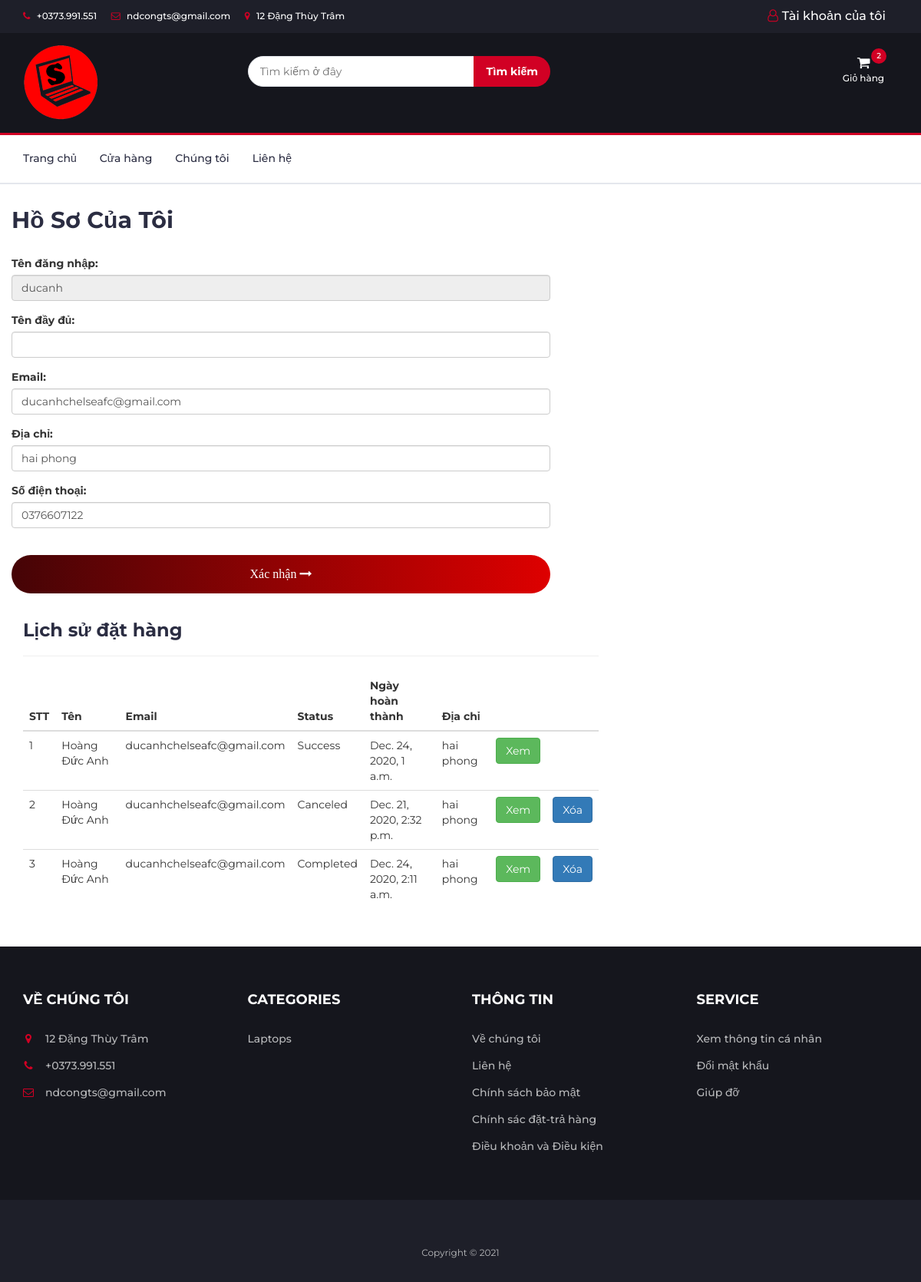
The app's page /account/profile/ (signed in), older data.
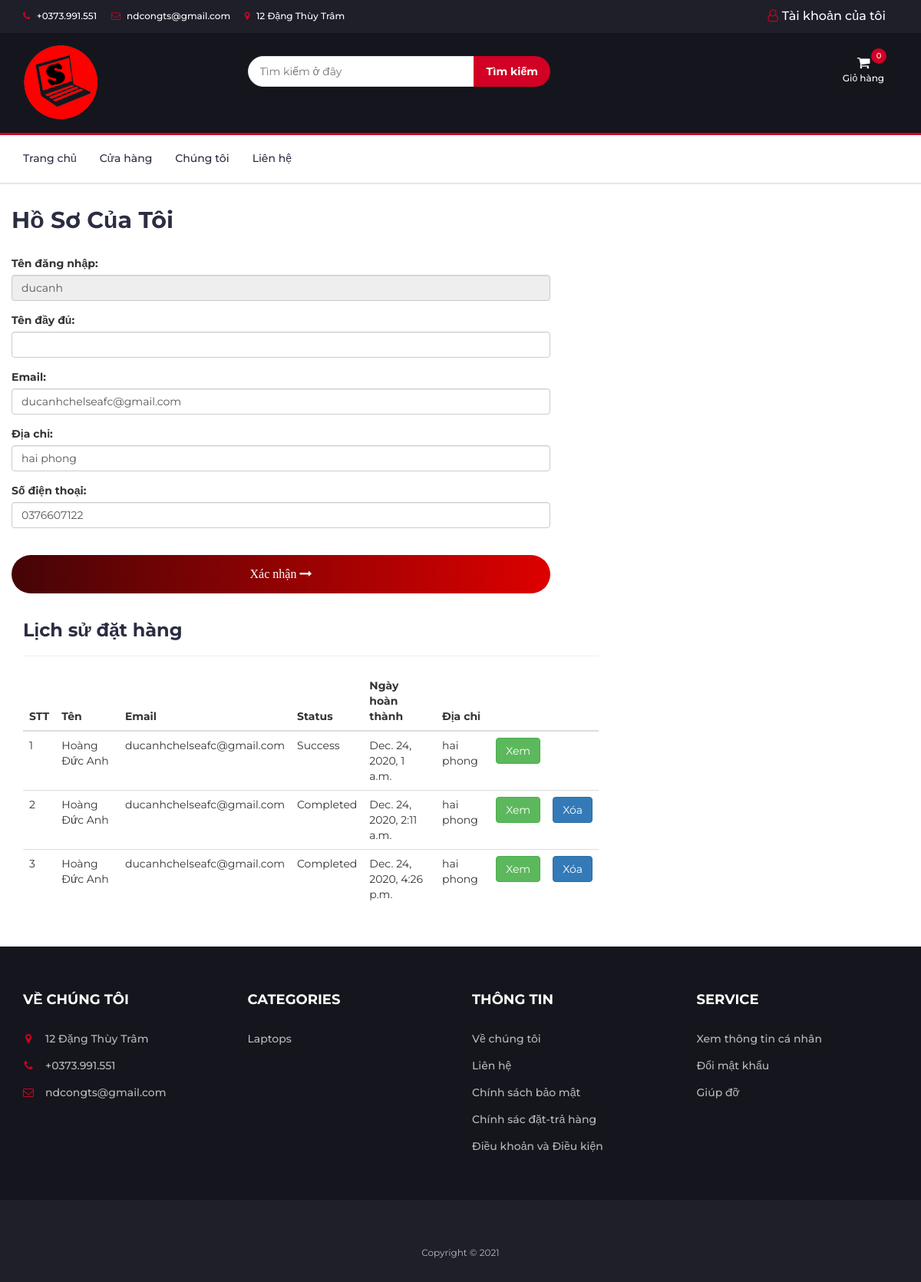
The same page, newer data.
### Shop/models.py (models this page shows)
class Cart(models.Model):
    customer = models.ForeignKey(Customer, on_delete=models.CASCADE, null=True, blank=True)
    def get_total_product(self):
        sum = 0;
        cart_product = self.cart_product_set.all()
        for o in cart_product:
            sum = sum + o.quantity;
        return sum
    def get_total_price_product(self):
        sum = 0;
        cart_product = self.cart_product_set.all()
        for o in cart_product:
            sum += o.get_price_product();
        return sum;

class Cart_Product(models.Model):
    cart = models.ForeignKey(Cart, on_delete=models.CASCADE, null=True, blank=True)
    product = models.ForeignKey(Product, on_delete=models.CASCADE, null=True, blank=True)
    quantity = models.IntegerField(default=0)
    def get_price_product(self):
        return int(self.product.price * self.quantity)

### Account/models.py (models this page shows, shortened)
class Customer(models.Model):
    user = models.OneToOneField(User, on_delete=models.CASCADE, null=True, blank=True)
    name = models.CharField(max_length=200, null=True)
    email = models.EmailField(max_length=200, null=True)
    address = models.CharField(max_length=200, null=True)
    phone = models.CharField(max_length=200, null=True)

### Checkout/models.py (models this page shows, shortened)
class Order(models.Model):
    STATUS = (
        ('New', 'New'),
        ('OnShipping', 'OnShipping'),
        ('Success', 'Success'),
        ('Completed', 'Completed'),
        ('Canceled', 'Canceled'),
    )
    customer = models.ForeignKey(Customer, on_delete=models.SET_NULL, null=True, blank=True)
    date_finnish = models.DateTimeField(null=True, blank=True)
    date_ship = models.DateTimeField(null=True, blank=True)
    status = models.CharField(max_length=200, null=True, choices=STATUS, default='New')
    name = models.CharField(max_length=200, null=True)
    email = models.EmailField(max_length=200, null=True)
    address = models.CharField(max_length=200, null=True)
    phone = models.CharField(max_length=200, null=True)
    description = models.TextField(null=True, blank=True)
    show = models.BooleanField(default=True)

### Account/views.py (the view, shortened to what this page needs)
# urls.py: path('profile/', views.view_profile, name='profile'),
@login_required(login_url='login')
def view_profile(request):
    (cart, cart_product) = Same(request)
    current_user = request.user
    customer = Customer.objects.get(user=request.user)
    order = Order.objects.filter(customer=customer)
    context = {
        'customer': customer,
        'order': order,
        'cart': cart,
        'cart_product': cart_product,
    }
    return render(request, 'profile.html', context)

### Account/templates/profile.html (shortened to what this page needs)
{% extends 'Shop/main.html' %}
{% load static %}
{% block content %}
	<nav id="navigation">
		<div class="container">
			<div id="responsive-nav">
				<ul class="main-nav nav navbar-nav">
					<li><a href="{% url 'home' %}">Trang chủ</a></li>
					<li><a href="{% url 'store' %}">Cửa hàng</a></li>
					<li><a href="{% url 'aboutUs' %}">Chúng tôi</a></li>
					<li><a href="{% url 'contact' %}">Liên hệ</a></li>
				</ul>
			</div>
		</div>
	</nav>
        <div class="container" id="profile">
            <h2>Hồ Sơ Của Tôi</h2><br>
            <form class="clientProfile" action="#" method="post">
                <div class="form-group">
                    <label for="username">Tên đăng nhập:</label>
                    <input type="text" class="form-control" value="{{user.username}}" readonly placeholder="Username" name="username" id="username">
                </div>
                <div class="form-group">
                    <label for="fullname">Tên đầy đủ:</label>
                    <input type="text" class="form-control" value="{{user.first_name}} {{user.last_name}}" placeholder="Fullname" name="fullname" id="fullname" required>
                </div>
                <div class="form-group">
                    <label for="email">Email:</label>
                    <input type="email" class="form-control" id="email" value="{{user.email}}" placeholder="Email" name="email">
                </div>
                <div class="form-group">
                    <label for="address">Địa chỉ:</label>
                        {% if user.has_usable_password %}
                            {% if customer.address is not None %}
                                <input type="text" class="form-control" id="address" value="{{customer.address}}" placeholder="Address" name="address">
                            {% else %}
                                <input type="text" class="form-control" id="address" value="" placeholder="Address" name="address">
                            {% endif %}
                        {% else %}
                            {% if customer.address is not None %}
                                <input type="text" class="form-control" id="address" value="{{customer.address}}" placeholder="Address" name="address">
                            {% else %}
                                <input type="text" class="form-control" id="address" value="" placeholder="Address" name="address">
                            {% endif %}
                        {% endif %}
                </div>
                <div class="form-group">
                    <label for="phone">Số điện thoại:</label>
                        {% if user.has_usable_password %}
                            {% if customer.phone is not None %}
                                <input type="text" class="form-control" id="phone" value="{{customer.phone}}" placeholder="Phone" name="phone">
                            {% else %}
                                <input type="text" class="form-control" id="phone" value="" placeholder="Phone" name="phone">
                            {% endif %}
                        {% else %}
                            {% if customer.phone is not None %}
                                <input type="text" class="form-control" id="phone" value="{{customer.phone}}" placeholder="Phone" name="phone">
                            {% else %}
                                <input type="text" class="form-control" id="phone" value="" placeholder="Phone" name="phone">
                            {% endif %}
                        {% endif %}
                </div><br>
                <div class="container-contact100-form-btn">
					<div class="wrap-contact100-form-btn">
						<div class="contact100-form-bgbtn"></div>
						<button class="contact100-form-btn">
							<span>
								Xác nhận
								<i class="fa fa-long-arrow-right m-l-7" aria-hidden="true"></i>
							</span>
						</button>
					</div>
				</div>
            </form><br>
            {% if order %}
                <div class="col-md-8" style="margin-top:15px">
                    <h3>Lịch sử đặt hàng </h3>
                    <hr>
                    <table class="table">
                        <thead>
                            <tr>
                                <th>STT</th>
                                <th>Tên </th>
                                <th>Email</th>
                                <th>Status</th>
                                <th>Ngày hoàn thành </th>
                                <th>Địa chỉ </th>
                                <th></th>
                                <th></th>
                            </tr>
                        </thead>
                        <tbody>
                            {%  for o in order %}
                                {% if o.show %}
                                    <tr>
                                        <td>{{forloop.counter}}</td>
                                        <td>{{o.name}}</td>
                                        <td>{{o.email}}</td>
                                        <td>{{o.status}}</td>
                                        <td>{{o.date_finnish}}</td>
                                        <td>{{o.address}}</td>
                                        <td>
                                            <a href="{% url 'orderdetail' o.id %}"> <button class="btn btn-success" >Xem</button></a>
                                        </td>
                                        <td>
                                            {% if o.status == "Canceled" %}
                                            <button data-id="{{o.id}}" class="btn btn-primary delete" >Xóa</button>
                                            {% elif o.status == "Completed" %}
                                            <button data-id="{{o.id}}" class="btn btn-primary delete" >Xóa</button>
                                            {% endif %}
                                        </td>
                                    </tr>
                                {% endif %}
                            {% endfor %}
                        </tbody>
                    </table>
                </div>
            {% endif %}
        </div>
{% endblock %}

### Shop/templates/Shop/main.html (shortened to what this page needs)
<!DOCTYPE html>
{% load static %}
{% load widget_tweaks %}
{% load humanize %}
<html lang="en">
<head>
    <link type="text/css" rel="stylesheet" href="{% static 'css/bootstrap.min.css' %}"/>
    <link type="text/css" rel="stylesheet" href="{% static 'css/slick.css' %}"/>
    <link type="text/css" rel="stylesheet" href="{% static 'css/slick-theme.css' %}"/>
    <link type="text/css" rel="stylesheet" href="{% static 'css/nouislider.min.css' %}"/>
    <link rel="stylesheet" href="{% static 'css/font-awesome.min.css' %}"/>
    <link type="text/css" rel="stylesheet" href="{% static 'css/style.css' %}"/>
</head>
<body>
<header>
    <div id="top-header">
        <div class="container">
            <ul class="header-links pull-left">
                <li><a><i class="fa fa-phone"></i> +0373.991.551</a></li>
                <li>
                    <a href="https://mail.google.com/mail/u/0/#inbox?compose=CllgCHrlFkWQxhzvmzVZdgdDNLqBJwRMBpKVCPCsJBrgqDnHgPzTlsntcLqfvsgZhFLXZDbwrZg"
                       target="_blank"><i class="fa fa-envelope-o"></i> ndcongts@gmail.com</a></li>
                <li>
                    <a href="https://www.google.com/maps/place/12+%C4%90%E1%BA%B7ng+Th%C3%B9y+Tr%C3%A2m,+C%E1%BB%95+Nhu%E1%BA%BF,+C%E1%BA%A7u+Gi%E1%BA%A5y,+H%C3%A0+N%E1%BB%99i,+Vi%E1%BB%87t+Nam/@21.0448773,105.7822513,17z/data=!3m1!4b1!4m5!3m4!1s0x3135ab330f807469:0xf303c9fdd4731295!8m2!3d21.0448723!4d105.7844453"
                       target="_blank"><i class="fa fa-map-marker"></i> 12 Đặng Thùy Trâm</a></li>
            </ul>
            <ul class="header-links pull-right">
                <li class="dropdown">
                    {% if user.is_authenticated %}
                    <a class="dropbtn" href="#"><i class="fa fa-user-o"></i>Tài khoản của tôi </a>
                    {% endif %}
                </li>
            </ul>
        </div>
    </div>
    <div id="header">
        <div class="container">
            <div class="row">
                <div class="col-md-3">
                    <div class="header-logo">
                        <a href="{% url 'home' %}" class="logo">
                            <img src="../../../static/img/favicon.PNG" alt="">
                        </a>
                    </div>
                </div>
                <div class="col-md-6">
                    <div class="header-search">
                        <form action="{% url 'store' %}" method="post" name="searchname">
                            {% if search %}
                            <input class="input" value="{{search}}" id="id_search" name="myInput">
                            {% else %}
                            <input class="input" placeholder="Tìm kiếm ở đây" id="id_search1" name="myInput">
                            {% endif %}
                            <button class="search-btn">Tìm kiếm</button>
                        </form>
                    </div>
                </div>
                <div class="col-md-3 clearfix">
                    <div class="header-ctn">
                        <div class="dropdown">
                            {% if user.is_authenticated %}
                            <a class="dropdown-toggle" data-toggle="dropdown" aria-expanded="true">
                                <i class="fa fa-shopping-cart"></i>
                                <span>Giỏ hàng </span>
                                <div class="qty">{{cart.get_total_product}}</div>
                            </a>
                            {% else %}
                            <a href="{% url 'login' %}" class="dropdown-toggle"><i
                                    class="fa fa-shopping-cart"></i>Giỏ hàng</a>
                            {% endif %}
                        </div>
                    </div>
                </div>
            </div>
        </div>
    </div>
</header>
{% block content %}
{% endblock content %}
{% if not user.is_authenticated %}
                        {% load socialaccount %}
{% endif %}
<footer id="footer">
    <div class="section">
        <div class="container">
            <div class="row">
                <div class="col-md-3 col-xs-6">
                    <div class="footer">
                        <h3 class="footer-title">Về chúng tôi</h3>
                        <ul class="footer-links">
                            <li>
                                <a href="https://www.google.com/maps/place/12+%C4%90%E1%BA%B7ng+Th%C3%B9y+Tr%C3%A2m,+C%E1%BB%95+Nhu%E1%BA%BF,+C%E1%BA%A7u+Gi%E1%BA%A5y,+H%C3%A0+N%E1%BB%99i,+Vi%E1%BB%87t+Nam/@21.0448773,105.7822513,17z/data=!3m1!4b1!4m5!3m4!1s0x3135ab330f807469:0xf303c9fdd4731295!8m2!3d21.0448723!4d105.7844453"
                                   target="_blank"><i class="fa fa-map-marker"></i>12 Đặng Thùy Trâm</a></li>
                            <li><a><i class="fa fa-phone"></i>+0373.991.551</a></li>
                            <li>
                                <a href="https://mail.google.com/mail/u/0/#inbox?compose=CllgCHrlFkWQxhzvmzVZdgdDNLqBJwRMBpKVCPCsJBrgqDnHgPzTlsntcLqfvsgZhFLXZDbwrZg"
                                   target="_blank"><i class="fa fa-envelope-o"></i>ndcongts@gmail.com</a></li>
                        </ul>
                    </div>
                </div>
                <div class="col-md-3 col-xs-6">
                    <div class="footer">
                        <h3 class="footer-title">Categories</h3>
                        <ul class="footer-links">
                            <li><a href="#">Laptops</a></li
                        </ul>
                    </div>
                </div>
                <div class="col-md-3 col-xs-6">
                    <div class="footer">
                        <h3 class="footer-title">Thông tin </h3>
                        <ul class="footer-links">
                            <li><a href="{% url 'aboutUs' %}">Về chúng tôi</a></li>
                            <li><a href="{% url 'contact' %}">Liên hệ </a></li>
                            <li><a href="{% url 'privacypolicy' %}">Chính sách bảo mật</a></li>
                            <li><a href="{% url 'ordersandreturns' %}">Chính sác đặt-trả hàng</a></li>
                            <li><a href="{% url 'termandconditions' %}">Điều khoản và Điều kiện</a></li>
                        </ul>
                    </div>
                </div>
                <div class="col-md-3 col-xs-6">
                    <div class="footer">
                        <h3 class="footer-title">Service</h3>
                        <ul class="footer-links">
                            <li><a href="{% url 'profile' %}">Xem thông tin cá nhân</a></li>
                            <li><a href="{% url 'changepassword' %}">Đổi mật khẩu</a></li>
                            <li><a href="{% url 'help' %}">Giúp đỡ</a></li>
                        </ul>
                    </div>
                </div>
            </div>
        </div>
    </div>
    <div id="bottom-footer" class="section">
        <div class="container">
            <div class="row">
                <div class="col-md-12 text-center">
						<span class="copyright">
							Copyright ©
						</span>
                </div>
            </div>
        </div>
    </div>
</footer>
</body>
</html>

Row changes from the older to the newer data that the page shows:
removed Cart: get_total_product "2"
removed Order: name "Hoàng Đức Anh", email "ducanhchelseafc@gmail.com", status "Canceled", date_finnish "Dec. 21, 2020, 2:32 p.m.", address "hai phong"
added Cart: get_total_product "0"
added Order: name "Hoàng Đức Anh", email "ducanhchelseafc@gmail.com", status "Completed", date_finnish "Dec. 24, 2020, 4:26 p.m.", address "hai phong"
